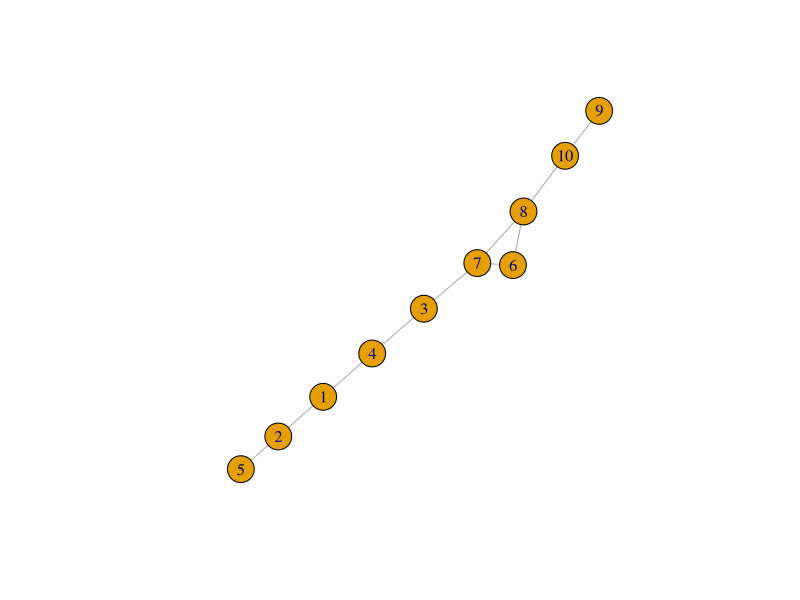

Here is the R script that generated this plot:
rm(list=ls())
library(igraph)
# Function for creating graph
getGraph <- function(){ 
    data <- c(0,1, 0,3, 1,4, 2,3, 2,6, 5,6, 5,7, 6,7, 7,9, 8,9)
    data <- matrix( data, nrow=10, ncol=2)
    ge <- data + 1    # Adding 1 to move vertex id, because of 0 vertex-id
    g <- graph.empty() + vertices(1:10)
    g <- add.edges(g, ge)
    g <- as.undirected(g)      # making the graph undirected
    g
}

epidemicThr <- function(graph, beta, delta){
    ev <- graph.eigen(graph, which=list(pos="LA", howmany=1))$values #Getting the largest eigen value given a graph
    ev * (beta/delta)          # Epidemic Threshold
}

checkVal <- function(s){
  cat("--- Epidemic Threshold : ", s, " ---- \n")
  if( s >= 1 ){          # Condition over epidemic threshold
    cat("Epidemic Threshold reached.. Virus will result in an epidemic \n")
  }else{
    cat("Epidemic Threshold not reached.. Virus will die quickly")
  }
}


g <- getGraph()
plot(g)
sr <- graph.eigen(g, which=list(pos="LA", howmany=1))$values
cat("Spectral Radius : ", sr)
s <- epidemicThr(g, beta=0.3, delta=0.5)
cat("Effective Strength of the virus : ", s)

checkVal(s)

#Netshield Algorithm 
lambda <- sr
u1 <- graph.eigen(g, which=list(pos="LA", howmany=1))$vectors 
A <- as.matrix(get.adjacency(g))

shieldScore <- function(j){
    (2 * lambda - A[j,j]) * (u1[j])^2
}

V <- sapply(1:vcount(g), shieldScore)
S <- c()
calb <- function(S) {
   b <- rep(0, vcount(g))
   if(length(S) == 0){
      return(b)
   }
   b <- A[,S] %*% as.matrix(u1[S])
}

for(iter in 1:5){
    b <- calb(S)
    scores <- rep(0, vcount(g))
    for(j in 1:vcount(g)){
        if(j %in% S){
            scores[j] <- -1 
        }else{
            scores[j] <- V[j] - (2 * b[j] * u1[j])    
        }
    } 
    i <- which.max(scores)
    cat(scores, "\n")
    S <- append(S, i)
}
cat("Nodes to be immunized => ", S)

## Deleting vertices
newg <- delete.vertices(g, S)
s1 <- epidemicThr(newg,  beta=0.3, delta=0.5)
checkVal(s1)


